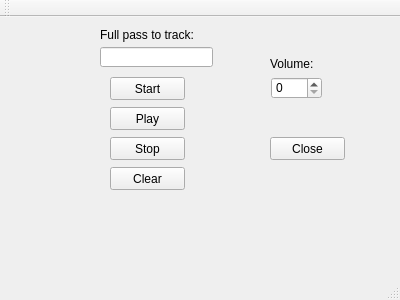
<?xml version="1.0" encoding="UTF-8"?>
<ui version="4.0">
 <class>MainWindow</class>
 <widget class="QMainWindow" name="MainWindow">
  <property name="geometry">
   <rect>
    <x>0</x>
    <y>0</y>
    <width>400</width>
    <height>300</height>
   </rect>
  </property>
  <property name="windowTitle">
   <string>MainWindow</string>
  </property>
  <widget class="QWidget" name="centralWidget">
   <widget class="QPushButton" name="Start">
    <property name="geometry">
     <rect>
      <x>110</x>
      <y>60</y>
      <width>75</width>
      <height>23</height>
     </rect>
    </property>
    <property name="text">
     <string>Start</string>
    </property>
   </widget>
   <widget class="QPushButton" name="Stop">
    <property name="geometry">
     <rect>
      <x>110</x>
      <y>120</y>
      <width>75</width>
      <height>23</height>
     </rect>
    </property>
    <property name="text">
     <string>Stop</string>
    </property>
   </widget>
   <widget class="QPushButton" name="Close">
    <property name="geometry">
     <rect>
      <x>270</x>
      <y>120</y>
      <width>75</width>
      <height>23</height>
     </rect>
    </property>
    <property name="text">
     <string>Close</string>
    </property>
   </widget>
   <widget class="QPushButton" name="Play">
    <property name="geometry">
     <rect>
      <x>110</x>
      <y>90</y>
      <width>75</width>
      <height>23</height>
     </rect>
    </property>
    <property name="text">
     <string>Play</string>
    </property>
   </widget>
   <widget class="QSpinBox" name="spinBox">
    <property name="geometry">
     <rect>
      <x>271</x>
      <y>60</y>
      <width>51</width>
      <height>22</height>
     </rect>
    </property>
   </widget>
   <widget class="QLabel" name="label">
    <property name="geometry">
     <rect>
      <x>270</x>
      <y>40</y>
      <width>47</width>
      <height>13</height>
     </rect>
    </property>
    <property name="text">
     <string>Volume:</string>
    </property>
   </widget>
   <widget class="QLineEdit" name="lineEdit">
    <property name="geometry">
     <rect>
      <x>100</x>
      <y>30</y>
      <width>113</width>
      <height>20</height>
     </rect>
    </property>
   </widget>
   <widget class="QLabel" name="label_2">
    <property name="geometry">
     <rect>
      <x>100</x>
      <y>10</y>
      <width>111</width>
      <height>16</height>
     </rect>
    </property>
    <property name="text">
     <string>Full pass to track:</string>
    </property>
   </widget>
   <widget class="QPushButton" name="Clear">
    <property name="geometry">
     <rect>
      <x>110</x>
      <y>150</y>
      <width>75</width>
      <height>23</height>
     </rect>
    </property>
    <property name="text">
     <string>Clear</string>
    </property>
   </widget>
  </widget>
  <widget class="QMenuBar" name="menuBar">
   <property name="geometry">
    <rect>
     <x>0</x>
     <y>0</y>
     <width>400</width>
     <height>21</height>
    </rect>
   </property>
  </widget>
  <widget class="QToolBar" name="mainToolBar">
   <attribute name="toolBarArea">
    <enum>TopToolBarArea</enum>
   </attribute>
   <attribute name="toolBarBreak">
    <bool>false</bool>
   </attribute>
  </widget>
  <widget class="QStatusBar" name="statusBar"/>
 </widget>
 <layoutdefault spacing="6" margin="11"/>
 <resources/>
 <connections>
  <connection>
   <sender>Close</sender>
   <signal>clicked()</signal>
   <receiver>MainWindow</receiver>
   <slot>close()</slot>
   <hints>
    <hint type="sourcelabel">
     <x>307</x>
     <y>164</y>
    </hint>
    <hint type="destinationlabel">
     <x>199</x>
     <y>149</y>
    </hint>
   </hints>
  </connection>
  <connection>
   <sender>Clear</sender>
   <signal>clicked()</signal>
   <receiver>lineEdit</receiver>
   <slot>clear()</slot>
   <hints>
    <hint type="sourcelabel">
     <x>147</x>
     <y>194</y>
    </hint>
    <hint type="destinationlabel">
     <x>156</x>
     <y>72</y>
    </hint>
   </hints>
  </connection>
 </connections>
</ui>
